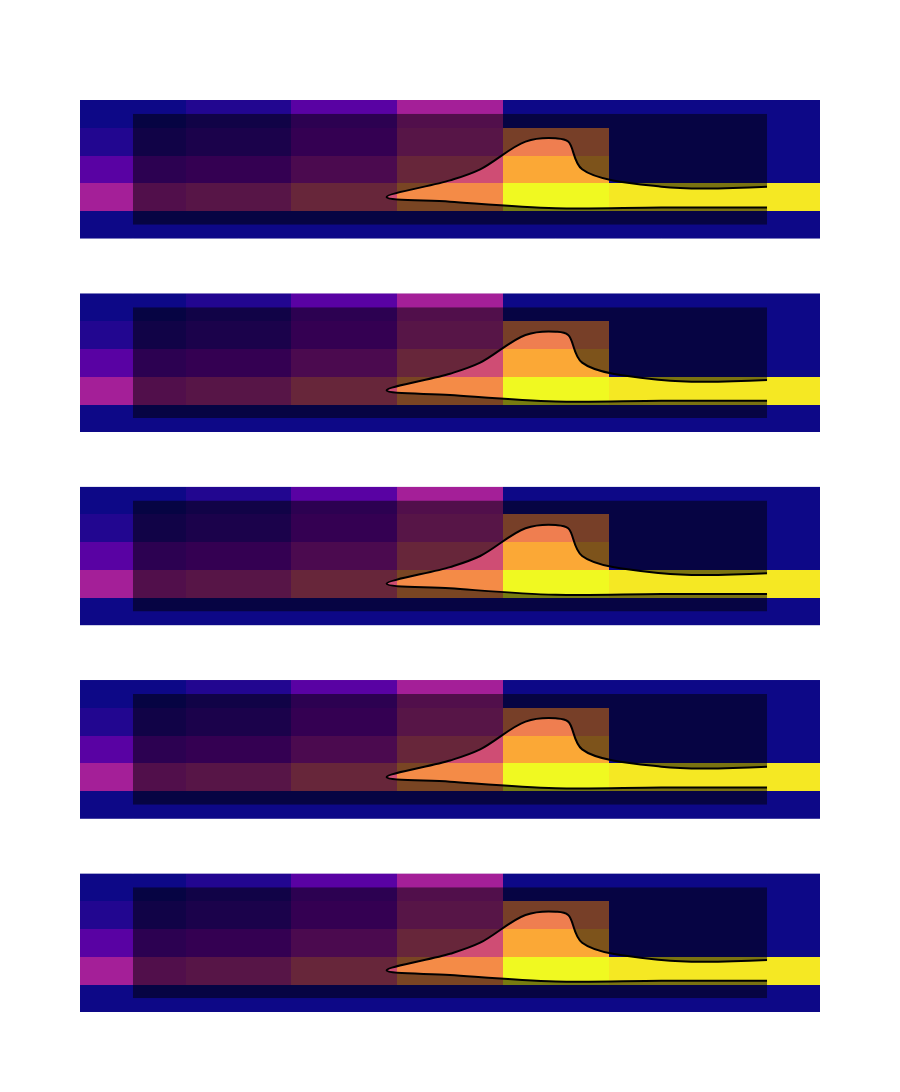

Source (notebook cell):
### Code cell
import plotly

new_f = np.random.rand(20,25)

fig = plotly.subplots.make_subplots(5, 1)

# fig = px.imshow(heatmap,color_continuous_scale='hot_r')


for i in range(5):
    fig.add_trace(go.Heatmap(z=heatmap), i+1, 1)
    fig.add_trace(go.Contour(z=heatmap, showscale=False, line_color = "black",
                            contours=dict(value = 0.6, type = "constraint", operation = ">="),
                            line_width=2),i+1,1)


fig.update_traces(showscale=False)
fig.update_layout(showlegend=False)
fig.update_xaxes(showticklabels=False)
fig.update_yaxes(showticklabels=False)
fig.update_layout(height=1200)

fig.show()

### Figure 1 — Plotly figure (JSON) as saved in the notebook; plotly's stock layout.template omitted (floating-point values rounded to 4 significant figures)
{"data": [{"showscale": false, "type": "heatmap", "xaxis": "x", "yaxis": "y", "z": [[0, 0, 0, 0, 0, 0, 0], [0.36, 0.4, 0.52, 0.72, 1, 0.96, 0.96], [0.16, 0.2, 0.32, 0.52, 0.8, 0, 0], [0.04, 0.08, 0.2, 0.4, 0.68, 0, 0], [0, 0.04, 0.16, 0.36, 0, 0, 0]]}, {"contours": {"operation": ">=", "type": "constraint", "value": 0.6}, "line": {"color": "black", "width": 2}, "showscale": false, "type": "contour", "xaxis": "x", "yaxis": "y", "z": [[0, 0, 0, 0, 0, 0, 0], [0.36, 0.4, 0.52, 0.72, 1, 0.96, 0.96], [0.16, 0.2, 0.32, 0.52, 0.8, 0, 0], [0.04, 0.08, 0.2, 0.4, 0.68, 0, 0], [0, 0.04, 0.16, 0.36, 0, 0, 0]]}, {"showscale": false, "type": "heatmap", "xaxis": "x2", "yaxis": "y2", "z": [[0, 0, 0, 0, 0, 0, 0], [0.36, 0.4, 0.52, 0.72, 1, 0.96, 0.96], [0.16, 0.2, 0.32, 0.52, 0.8, 0, 0], [0.04, 0.08, 0.2, 0.4, 0.68, 0, 0], [0, 0.04, 0.16, 0.36, 0, 0, 0]]}, {"contours": {"operation": ">=", "type": "constraint", "value": 0.6}, "line": {"color": "black", "width": 2}, "showscale": false, "type": "contour", "xaxis": "x2", "yaxis": "y2", "z": [[0, 0, 0, 0, 0, 0, 0], [0.36, 0.4, 0.52, 0.72, 1, 0.96, 0.96], [0.16, 0.2, 0.32, 0.52, 0.8, 0, 0], [0.04, 0.08, 0.2, 0.4, 0.68, 0, 0], [0, 0.04, 0.16, 0.36, 0, 0, 0]]}, {"showscale": false, "type": "heatmap", "xaxis": "x3", "yaxis": "y3", "z": [[0, 0, 0, 0, 0, 0, 0], [0.36, 0.4, 0.52, 0.72, 1, 0.96, 0.96], [0.16, 0.2, 0.32, 0.52, 0.8, 0, 0], [0.04, 0.08, 0.2, 0.4, 0.68, 0, 0], [0, 0.04, 0.16, 0.36, 0, 0, 0]]}, {"contours": {"operation": ">=", "type": "constraint", "value": 0.6}, "line": {"color": "black", "width": 2}, "showscale": false, "type": "contour", "xaxis": "x3", "yaxis": "y3", "z": [[0, 0, 0, 0, 0, 0, 0], [0.36, 0.4, 0.52, 0.72, 1, 0.96, 0.96], [0.16, 0.2, 0.32, 0.52, 0.8, 0, 0], [0.04, 0.08, 0.2, 0.4, 0.68, 0, 0], [0, 0.04, 0.16, 0.36, 0, 0, 0]]}, {"showscale": false, "type": "heatmap", "xaxis": "x4", "yaxis": "y4", "z": [[0, 0, 0, 0, 0, 0, 0], [0.36, 0.4, 0.52, 0.72, 1, 0.96, 0.96], [0.16, 0.2, 0.32, 0.52, 0.8, 0, 0], [0.04, 0.08, 0.2, 0.4, 0.68, 0, 0], [0, 0.04, 0.16, 0.36, 0, 0, 0]]}, {"contours": {"operation": ">=", "type": "constraint", "value": 0.6}, "line": {"color": "black", "width": 2}, "showscale": false, "type": "contour", "xaxis": "x4", "yaxis": "y4", "z": [[0, 0, 0, 0, 0, 0, 0], [0.36, 0.4, 0.52, 0.72, 1, 0.96, 0.96], [0.16, 0.2, 0.32, 0.52, 0.8, 0, 0], [0.04, 0.08, 0.2, 0.4, 0.68, 0, 0], [0, 0.04, 0.16, 0.36, 0, 0, 0]]}, {"showscale": false, "type": "heatmap", "xaxis": "x5", "yaxis": "y5", "z": [[0, 0, 0, 0, 0, 0, 0], [0.36, 0.4, 0.52, 0.72, 1, 0.96, 0.96], [0.16, 0.2, 0.32, 0.52, 0.8, 0, 0], [0.04, 0.08, 0.2, 0.4, 0.68, 0, 0], [0, 0.04, 0.16, 0.36, 0, 0, 0]]}, {"contours": {"operation": ">=", "type": "constraint", "value": 0.6}, "line": {"color": "black", "width": 2}, "showscale": false, "type": "contour", "xaxis": "x5", "yaxis": "y5", "z": [[0, 0, 0, 0, 0, 0, 0], [0.36, 0.4, 0.52, 0.72, 1, 0.96, 0.96], [0.16, 0.2, 0.32, 0.52, 0.8, 0, 0], [0.04, 0.08, 0.2, 0.4, 0.68, 0, 0], [0, 0.04, 0.16, 0.36, 0, 0, 0]]}], "layout": {"height": 1200, "showlegend": false, "xaxis": {"anchor": "y", "domain": [0, 1], "showticklabels": false}, "xaxis2": {"anchor": "y2", "domain": [0, 1], "showticklabels": false}, "xaxis3": {"anchor": "y3", "domain": [0, 1], "showticklabels": false}, "xaxis4": {"anchor": "y4", "domain": [0, 1], "showticklabels": false}, "xaxis5": {"anchor": "y5", "domain": [0, 1], "showticklabels": false}, "yaxis": {"anchor": "x", "domain": [0.848, 1], "showticklabels": false}, "yaxis2": {"anchor": "x2", "domain": [0.636, 0.788], "showticklabels": false}, "yaxis3": {"anchor": "x3", "domain": [0.424, 0.576], "showticklabels": false}, "yaxis4": {"anchor": "x4", "domain": [0.212, 0.364], "showticklabels": false}, "yaxis5": {"anchor": "x5", "domain": [0, 0.152], "showticklabels": false}}}
